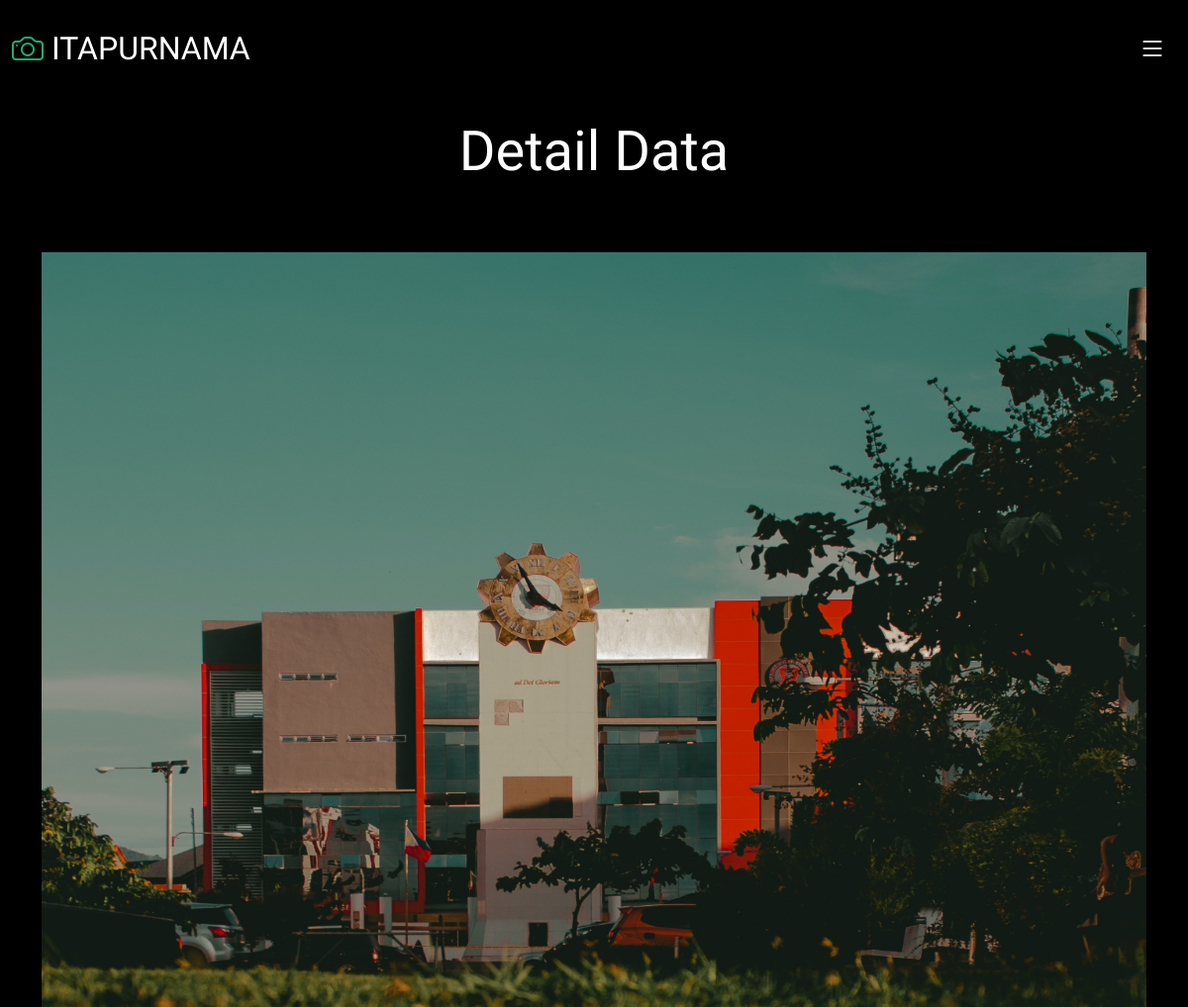
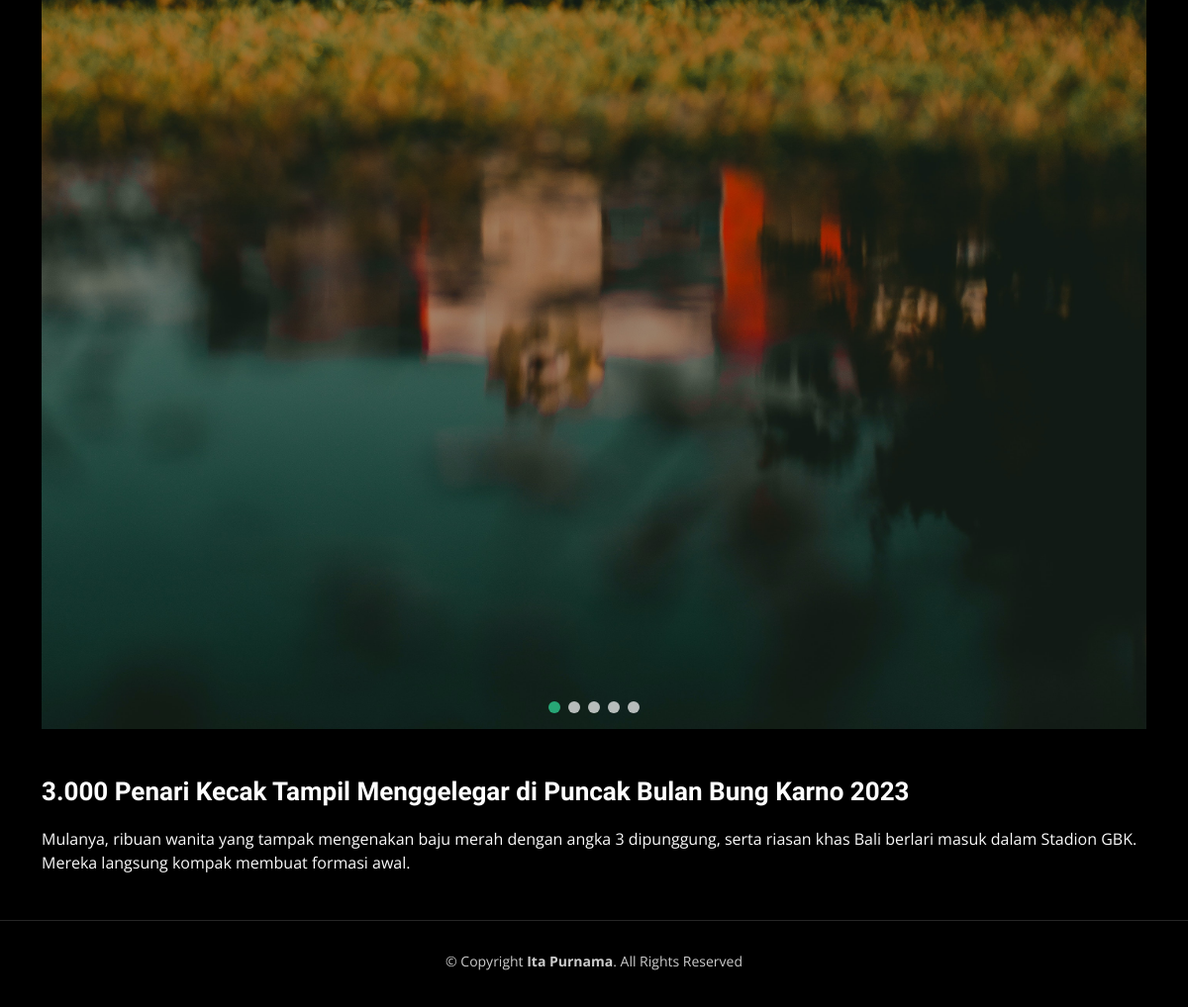
/itapurnama/frontend/gallery-single.php?id=3, run on the app's committed database (2 pictures, top to bottom).
### tables this page shows
CREATE TABLE `product` (
  `id` int(11) NOT NULL,
  `judul` varchar(255) NOT NULL,
  `deskripsi` text NOT NULL,
  `gambar` varchar(255) NOT NULL
);

### itapurnama/frontend/gallery-single.php (the view, shortened to what this page needs)
<!DOCTYPE html>
<html lang="en">
<head>
  <link href="assets/vendor/bootstrap/css/bootstrap.min.css" rel="stylesheet">
  <link href="assets/vendor/bootstrap-icons/bootstrap-icons.css" rel="stylesheet">
  <link href="assets/vendor/swiper/swiper-bundle.min.css" rel="stylesheet">
  <link href="assets/vendor/glightbox/css/glightbox.min.css" rel="stylesheet">
  <link href="assets/vendor/aos/aos.css" rel="stylesheet">
  <link href="assets/css/main.css" rel="stylesheet">
</head>
<body>
  <header id="header" class="header d-flex align-items-center fixed-top">
    <div class="container-fluid d-flex align-items-center justify-content-between">
      <a href="index.php" class="logo d-flex align-items-center  me-auto me-lg-0">
        <i class="bi bi-camera"></i>
        <h1>ITAPURNAMA</h1>
      </a>
      <i class="mobile-nav-toggle mobile-nav-show bi bi-list"></i>
    </div>
  </header>
  <main id="main" data-aos="fade" data-aos-delay="1500">
    <div class="page-header d-flex align-items-center">
      <div class="container position-relative">
        <div class="row d-flex justify-content-center">
          <div class="col-lg-6 text-center">
            <h2>Detail Data</h2>
          </div>
        </div>
      </div>
    </div>
    <section id="gallery-single" class="gallery-single">
      <div class="container">
        <div class="position-relative h-100">
          <div class="slides-1 portfolio-details-slider swiper">
            <div class="swiper-wrapper align-items-center">
               <?php
                    include 'koneksi.php';
                    $data = mysqli_query($koneksi,"select * from product");
                    while($d = mysqli_fetch_array($data)){
                    ?>
              <div class="swiper-slide">
                <img src="../backend/gambar/<?php echo $d['gambar'];?>" class="img-fluid" alt="" style="width:1500px;height:1500px;">
              </div>
            <?php
                        }
                        ?>
            </div>
            <div class="swiper-pagination"></div>
          </div>
        </div>
        <div class="row justify-content-between gy-4 mt-4">
<?php
                                    include 'koneksi.php';
                                    $id = $_GET['id'];
                                    $data = mysqli_query($koneksi,"select * from product where id='$id'");
                                    while($d = mysqli_fetch_array($data)){
                                        ?>
          <div class="col-lg-12">
            <div class="portfolio-description">
              <h2><?php echo $d['judul']; ?></h2>
              <p>
               <?php echo $d['deskripsi']; ?>
              </p>
            </div>
          </div>
 <?php
                        }
                        ?>
        </div>
      </div>
    </section>
  </main>
  <footer id="footer" class="footer">
    <div class="container">
      <div class="copyright">
        &copy; Copyright <strong><span>Ita Purnama</span></strong>. All Rights Reserved
      </div>
      <div class="credits">
      </div>
    </div>
  </footer>
</body>
</html>

### itapurnama/frontend/assets/css/main.css (style rules this page uses)
:root { --font-default: "Open Sans", system-ui, -apple-system, "Segoe UI", Roboto, "Helvetica Neue", Arial, "Noto Sans", "Liberation Sans", sans-serif, "Apple Color Emoji", "Segoe UI Emoji", "Segoe UI Symbol", "Noto Color Emoji"; --font-primary: "Inter", sans-serif; --font-secondary: "Cardo", sans-serif; }
:root { --color-default: #fafafa; --color-primary: #27a776; --color-secondary: #161718; }
:root { scroll-behavior: smooth; }
body { font-family: var(--font-default); color: var(--color-default); background-color: #000; }
a { color: var(--color-primary); text-decoration: none; }
h1, h2, h3, h4, h5, h6 { font-family: var(--font-primary); }
.page-header { padding: 120px 0 60px 0; min-height: 30vh; position: relative; }
.page-header h2 { font-size: 56px; font-weight: 500; color: #fff; font-family: var(--font-secondary); }
.header { transition: all 0.5s; z-index: 997; padding: 30px 0; background-color: #000; }
.header .logo { transition: 0.3s; }
.header .logo h1 { font-size: 32px; margin: 0; font-weight: 400; color: #fff; font-family: var(--font-secondary); }
.header .logo i { font-size: 32px; margin-right: 8px; line-height: 0; }
@media (max-width: 1279px) { .mobile-nav-show { color: #fff; font-size: 28px; cursor: pointer; line-height: 0; transition: 0.5s; z-index: 9999; margin: 0 10px 0 10px; } }
.gallery-single .portfolio-details-slider img { width: 100%; }
.gallery-single .portfolio-description h2 { font-size: 26px; font-weight: 700; margin-bottom: 20px; color: #fff; font-family: var(--font-secondary); }
.gallery-single .portfolio-description p { padding: 0; }
.footer { margin-top: 30px; padding: 30px 0; font-size: 14px; border-top: 1px solid rgba(255, 255, 255, 0.15); }
.footer .copyright { text-align: center; color: rgba(255, 255, 255, 0.8); }
.footer .credits { padding-top: 6px; text-align: center; font-size: 13px; color: rgba(255, 255, 255, 0.8); }

### data on the page
product: gambar (picture)
product: judul "3.000 Penari Kecak Tampil Menggelegar di Puncak Bulan Bung Karno 2023", deskripsi "Mulanya, ribuan wanita yang tampak mengenakan baju merah dengan angka 3 dipunggung, serta riasan khas Bali berlari masuk dalam Stadion GBK. Mereka langsung kompak membuat formasi awal."
